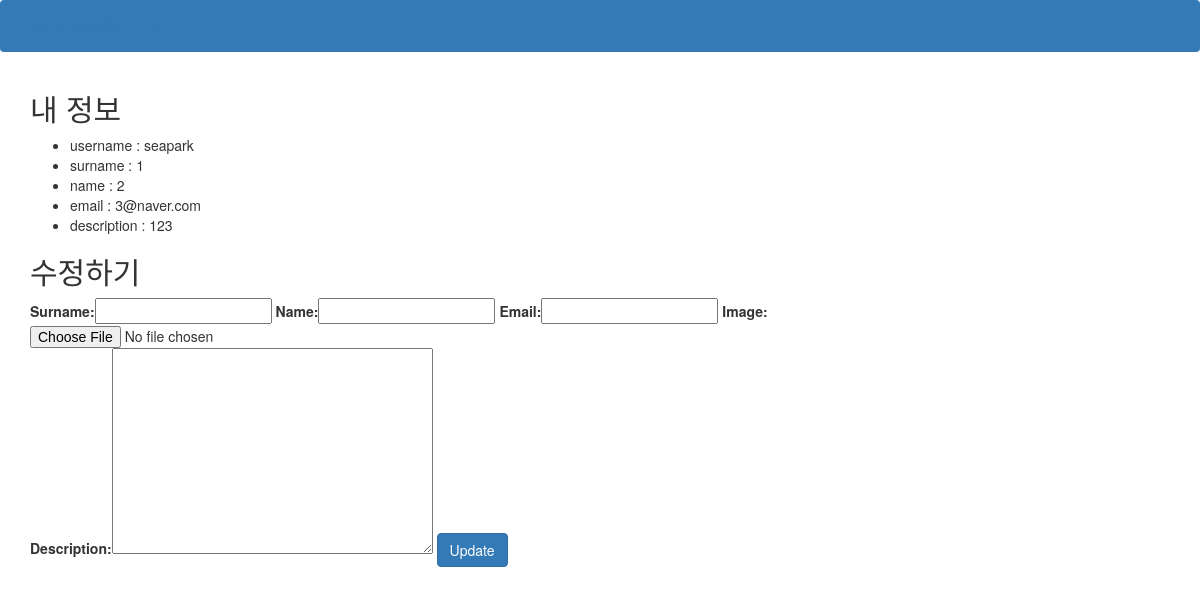
Screenshot of /profile/1 (signed in) with the database file from the repository.
### intranet/models.py (models this page shows)
class Profile(models.Model):
    user = models.OneToOneField(User, related_name='profile_user',on_delete=models.CASCADE, null=False, primary_key=True, unique=True)
    image = models.ImageField(null=True, blank=True)
    description = models.TextField(default='',null=True, blank=True)

### intranet/views/profile.py (the view, shortened to what this page needs)
# urls.py: path('profile/<int:forum_id>',views.ProfileView.as_view(),name='profile'),
class ProfileView(ListView):
    template_name = 'intra/profile.html'
    form_class=ProfileForm
    context_object_name='object_list'
    queryset = Profile.objects.all()
    def get(self, request, forum_id):
        self.object_list = self.get_queryset()
        try:
            forums = Topic.objects.filter(id=forum_id)
            context = {}
            try:
                profile = Profile.objects.filter(user=forums[0].writter)
                profile = profile[0]
            except Exception as e:
                profile = Profile(user=forums[0].writter)
            if not profile:
                profile = Profile(user=forums[0].writter)
            context['user_profile'] = profile
            if profile.user == request.user:
                context['form'] = ProfileForm()
        except Exception as e:
            print(e)
        return render(request, self.template_name, context)

### intranet/forms.py
class ProfileForm(forms.ModelForm):
    surname=forms.CharField(required=False,max_length=50)
    name=forms.CharField(required=False,max_length=50)
    email=forms.EmailField(required=False,max_length=50)
    class Meta:
        model = Profile
        fields = ('surname','name','email','image','description')

### intranet/templates/intra/profile.html (shortened to what this page needs)
{% extends  'intra/base.html' %}
{% block content %}
<h2>내 정보</h2>
<ul>
    <li>username : {{ user_profile.user }}  </li>
    <li>surname : {{ user_profile.user.first_name }}  </li>
    <li>name : {{ user_profile.user.last_name }}  </li>
    <li>email : {{ user_profile.user.email }}  </li>
    <li>description : {{ user_profile.description }}  </li>
</ul>
{% if form %}
<h2>수정하기</h2>
<form action="" method="post" enctype="multipart/form-data">
    <div class="form-group">
        {{ form }}
        <input class="btn btn-primary" type="submit" value="Update">
    </div>
</form>
{% endif %}
{% endblock %}

### rows the page displays
Profile: user "seapark", user.first_name "1", user.last_name "2", user.email "3@naver.com", description "123"
